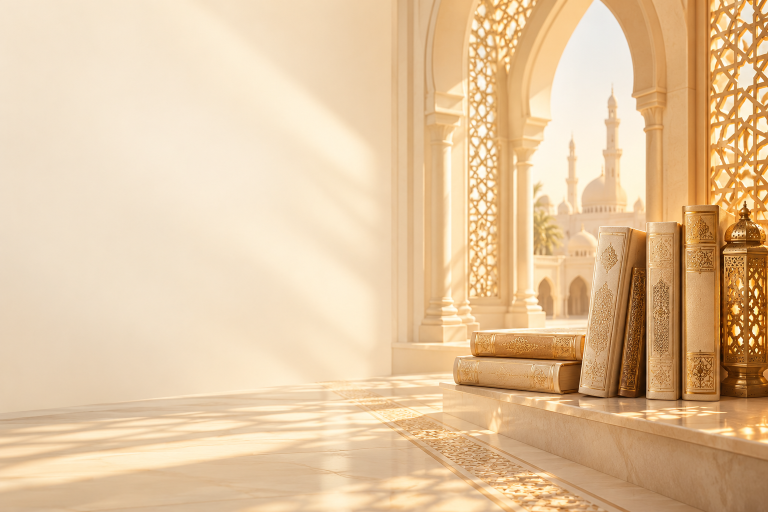
#> input picture design/assets/originals/explore_v3.png, 1536 x 1024 px, given in place of logo-original.png, which was not available (shown at 1/2 size)
$ python export_brand_v322.py
#> lines starting #> are read from the running program, lines starting #| are printed output that depends on the picture
"""Resize generated originals into platform assets; preserve source PNG alpha."""
from pathlib import Path
from PIL import Image

ROOT = Path(__file__).resolve().parents[1]
RES = ROOT / "app/src/main/res"
SOURCE = ROOT / "design/brand-v322"
NS = 'xmlns:android="http://schemas.android.com/apk/res/android"'
logo = Image.open(SOURCE / "logo-original.png").convert("RGBA")
mosque = Image.open(SOURCE / "mosque-original.png").convert("RGBA")
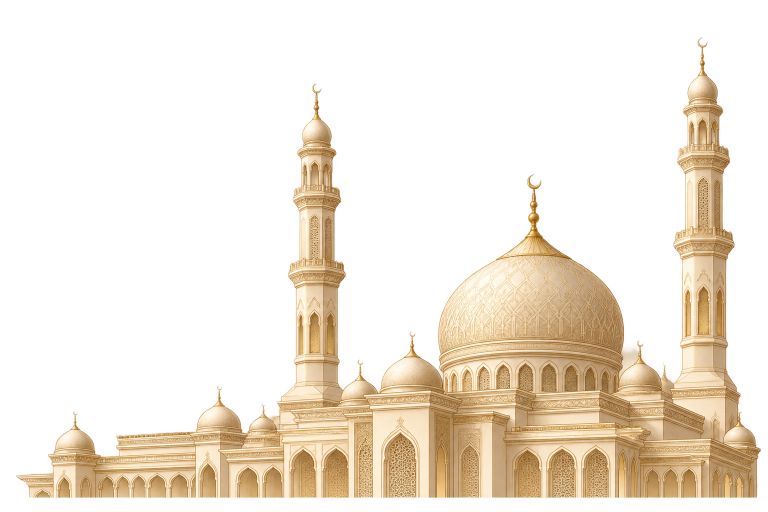
#> input picture design/brand-v322/mosque-original.png, 1536 x 1024 px (shown at 1/2 size)
#> mosque is the input picture: PIL image 1536x1024 RGBA; mean R, G, B, A 107.9, 90.6, 66.3, 75
(RES / "drawable-nodpi").mkdir(exist_ok=True)
logo.resize((512, 512), Image.Resampling.LANCZOS).save(RES / "drawable-nodpi/brand_mark_v322.png", optimize=True)
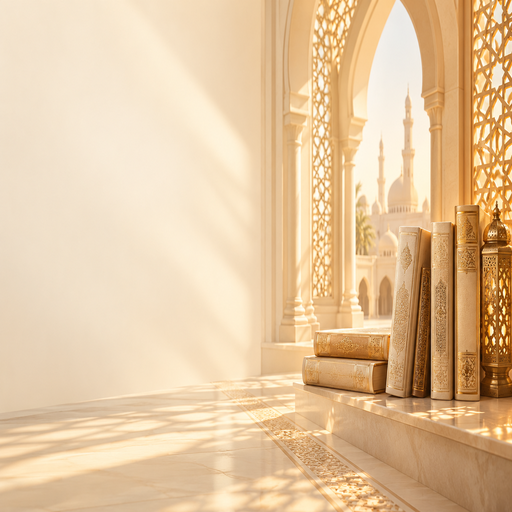
#> saved as brand_mark_v322.png: PIL image 512x512 RGBA; mean R, G, B, A 228, 196.8, 158.6, 255
foreground = Image.new("RGBA", (512, 512), (0, 0, 0, 0))
#> foreground: PIL image 512x512 RGBA; every value is 0
foreground.alpha_composite(logo.resize((310, 310), Image.Resampling.LANCZOS), (101, 101))
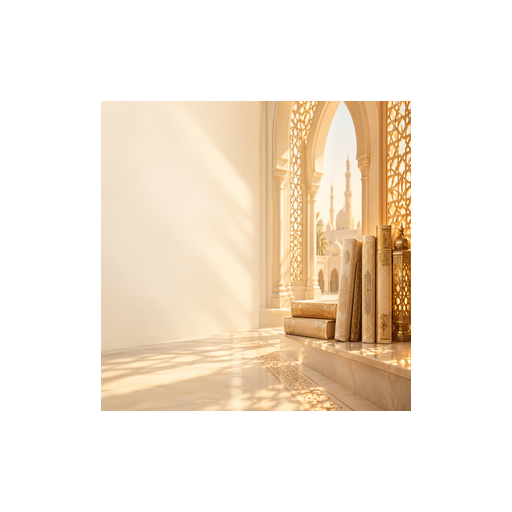
#> foreground: PIL image 512x512 RGBA; mean R, G, B, A 83.6, 72.2, 58.1, 93.5; transparent parts drawn white
foreground.save(RES / "drawable-nodpi/brand_launcher_foreground_v322.png", optimize=True)
mosque.resize((600, 400), Image.Resampling.LANCZOS).save(RES / "drawable-nodpi/widget_mosque_v322.png", optimize=True)
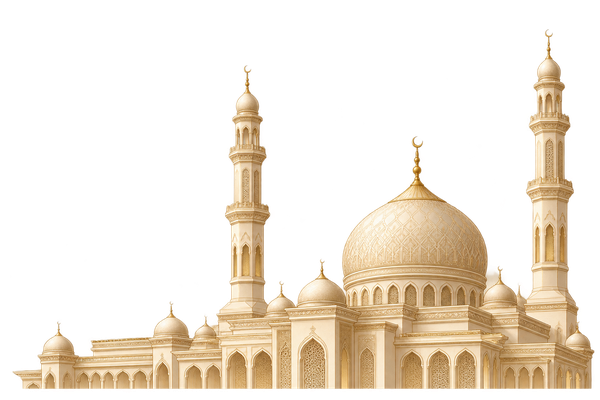
#> saved as widget_mosque_v322.png: PIL image 600x400 RGBA; mean R, G, B, A 69.5, 58.6, 42.9, 75; transparent parts drawn white
#> (the run stopped early here; a loop or call above may not have finished)
